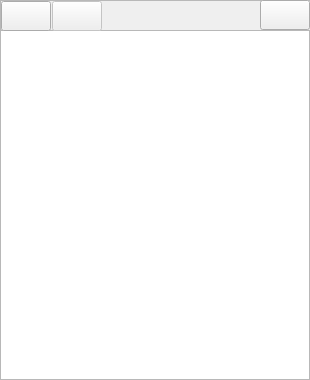
<?xml version="1.0" encoding="UTF-8"?>
<ui version="4.0">
 <class>NoteWindow</class>
 <widget class="QMainWindow" name="NoteWindow">
  <property name="geometry">
   <rect>
    <x>0</x>
    <y>0</y>
    <width>310</width>
    <height>380</height>
   </rect>
  </property>
  <property name="font">
   <font>
    <pointsize>12</pointsize>
   </font>
  </property>
  <property name="windowTitle">
   <string>NoteWindow</string>
  </property>
  <property name="windowIcon">
   <iconset resource="../build-VolatileNote-Qt_5_15_2_GCC_64bit-Debug/qmake_qmake_qm_files.qrc">
    <normaloff>:/i18n/VolatileNote_zh_CN.qm</normaloff>:/i18n/VolatileNote_zh_CN.qm</iconset>
  </property>
  <property name="locale">
   <locale language="Chinese" country="China"/>
  </property>
  <widget class="QWidget" name="centralwidget">
   <widget class="QTextEdit" name="textEdit">
    <property name="geometry">
     <rect>
      <x>0</x>
      <y>30</y>
      <width>310</width>
      <height>350</height>
     </rect>
    </property>
    <property name="locale">
     <locale language="Chinese" country="China"/>
    </property>
   </widget>
   <widget class="QPushButton" name="pushButton_2">
    <property name="geometry">
     <rect>
      <x>1</x>
      <y>1</y>
      <width>50</width>
      <height>30</height>
     </rect>
    </property>
    <property name="cursor">
     <cursorShape>PointingHandCursor</cursorShape>
    </property>
    <property name="locale">
     <locale language="Chinese" country="China"/>
    </property>
    <property name="text">
     <string/>
    </property>
    <property name="icon">
     <iconset resource="ico.qrc">
      <normaloff>:/ico/reset.ico</normaloff>:/ico/reset.ico</iconset>
    </property>
   </widget>
   <widget class="QPushButton" name="pushButton_3">
    <property name="enabled">
     <bool>false</bool>
    </property>
    <property name="geometry">
     <rect>
      <x>52</x>
      <y>1</y>
      <width>50</width>
      <height>30</height>
     </rect>
    </property>
    <property name="locale">
     <locale language="Chinese" country="China"/>
    </property>
    <property name="text">
     <string/>
    </property>
    <property name="icon">
     <iconset resource="ico.qrc">
      <normaloff>:/ico/menu.ico</normaloff>:/ico/menu.ico</iconset>
    </property>
   </widget>
   <widget class="QFrame" name="frame">
    <property name="geometry">
     <rect>
      <x>0</x>
      <y>0</y>
      <width>311</width>
      <height>382</height>
     </rect>
    </property>
    <property name="cursor">
     <cursorShape>SizeAllCursor</cursorShape>
    </property>
    <property name="autoFillBackground">
     <bool>true</bool>
    </property>
    <property name="frameShape">
     <enum>QFrame::StyledPanel</enum>
    </property>
    <property name="frameShadow">
     <enum>QFrame::Raised</enum>
    </property>
   </widget>
   <widget class="QPushButton" name="pushButton">
    <property name="geometry">
     <rect>
      <x>260</x>
      <y>0</y>
      <width>50</width>
      <height>30</height>
     </rect>
    </property>
    <property name="cursor">
     <cursorShape>PointingHandCursor</cursorShape>
    </property>
    <property name="locale">
     <locale language="Chinese" country="China"/>
    </property>
    <property name="text">
     <string/>
    </property>
    <property name="icon">
     <iconset resource="ico.qrc">
      <normaloff>:/ico/close.ico</normaloff>:/ico/close.ico</iconset>
    </property>
   </widget>
   <zorder>frame</zorder>
   <zorder>textEdit</zorder>
   <zorder>pushButton_2</zorder>
   <zorder>pushButton_3</zorder>
   <zorder>pushButton</zorder>
  </widget>
  <widget class="QMenuBar" name="menubar">
   <property name="geometry">
    <rect>
     <x>0</x>
     <y>0</y>
     <width>310</width>
     <height>29</height>
    </rect>
   </property>
  </widget>
 </widget>
 <resources>
  <include location="../build-VolatileNote-Qt_5_15_2_GCC_64bit-Debug/qmake_qmake_qm_files.qrc"/>
  <include location="ico.qrc"/>
 </resources>
 <connections/>
</ui>
